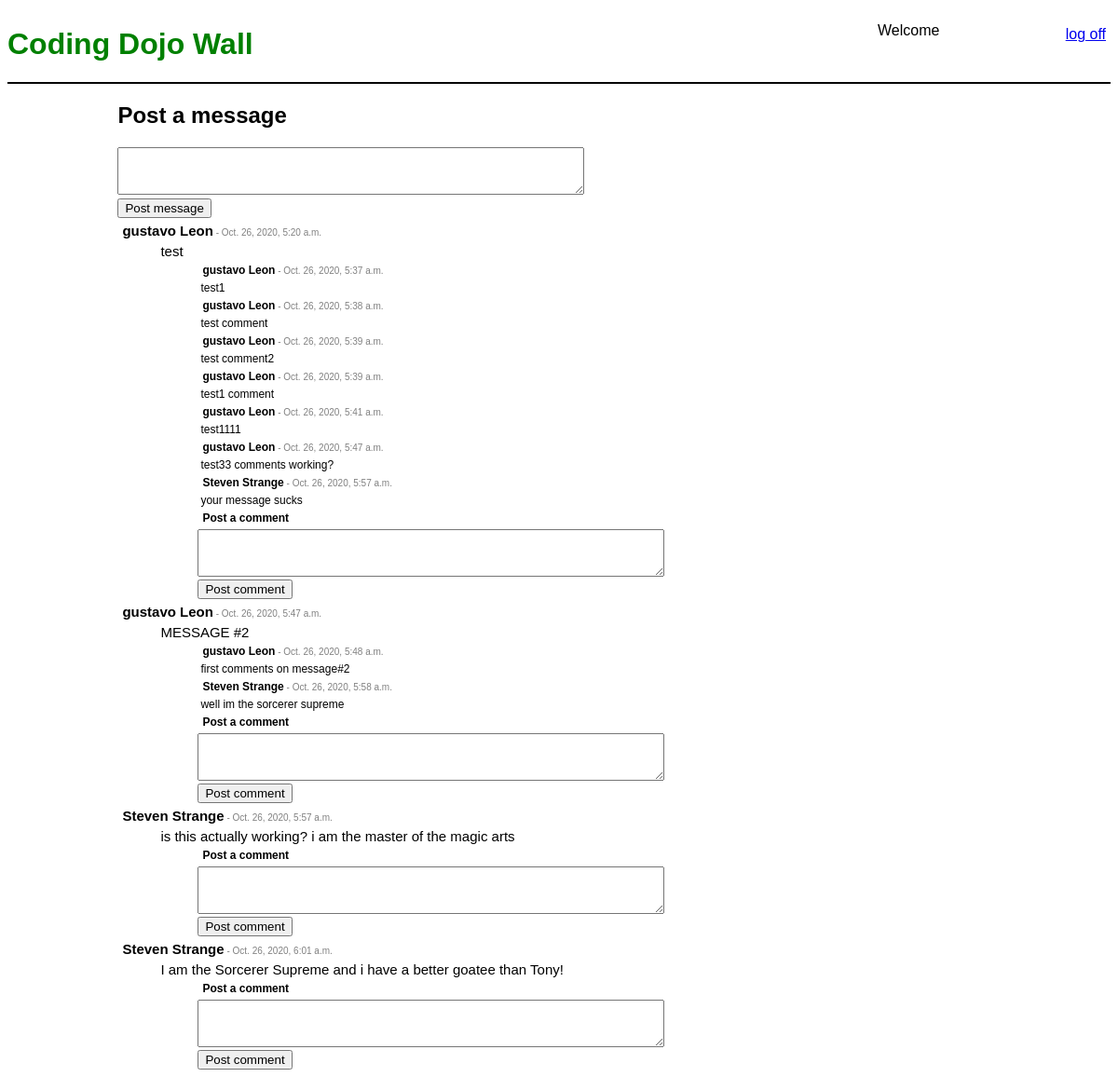
The app's page /wall/, older data.
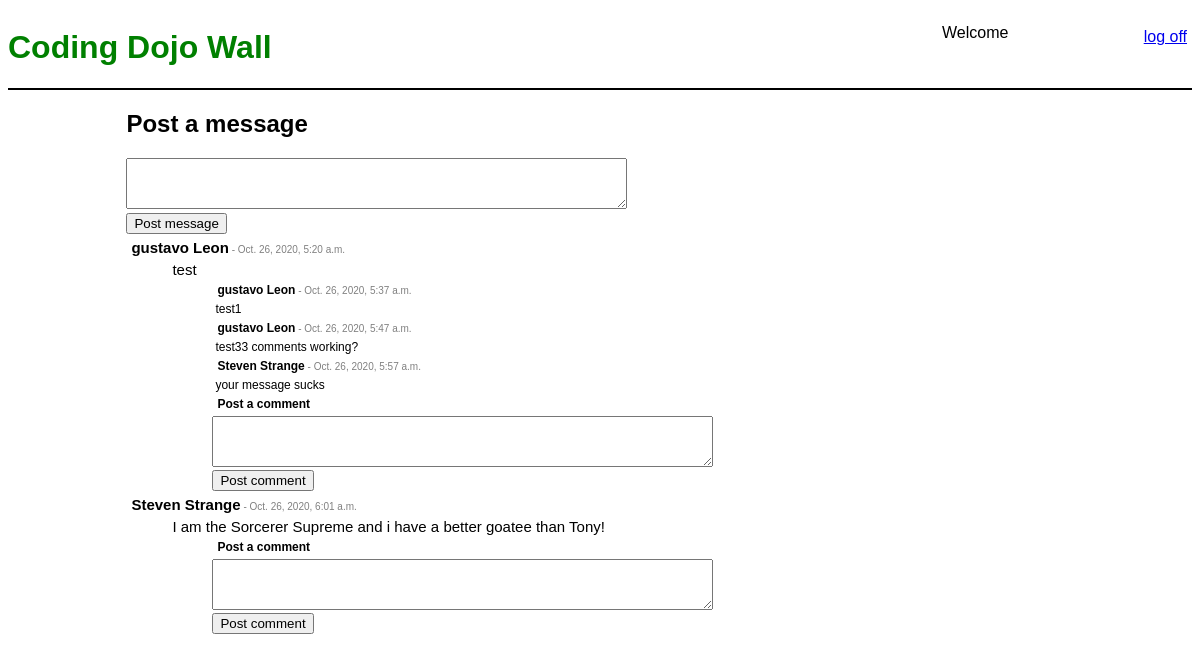
The same page, newer data.
### messages_app/models.py (models this page shows, shortened)
class Messages(models.Model):
    message = models.TextField()
    created_at = models.DateTimeField(auto_now_add=True)
    modified_at = models.DateTimeField(auto_now=True)
    user = models.ForeignKey(Users, related_name="messages",on_delete=models.CASCADE)
    objects = PostManager()

class Comments(models.Model):
    comment = models.TextField()
    created_at = models.DateTimeField(auto_now_add=True)
    modified_at = models.DateTimeField(auto_now=True)
    user = models.ForeignKey(Users, related_name="comments", on_delete=models.CASCADE)
    message = models.ForeignKey(Messages, related_name="comments", on_delete=models.CASCADE)
    objects = PostManager()

### log_and_reg_app/models.py (models this page shows)
class Users(models.Model):
    first_name = models.CharField(max_length=255)
    last_name = models.CharField(max_length=255)
    birthdate = models.DateField()
    email = models.EmailField()
    password_hash = models.CharField(max_length=255)
    created_at = models.DateTimeField(auto_now_add=True)
    modified_at = models.DateTimeField(auto_now=True)
    objects = UserManager()

### messages_app/views.py (the view)
# urls.py: path('', views.index, name='home'),
def index(request):
    context = {
        'messages': Messages.objects.all(),
    }
    return render(request, 'messages.html', context)

### messages_app/templates/messages.html (shortened to what this page needs)
<!DOCTYPE html>
<html lang="en">
<head>
    {% load static %}
    <link rel="stylesheet" href="{% static 'css/style2.css' %}">
</head>
<body>
    <div id="header">
            <h1>Coding Dojo Wall</h1>
            <div id="right-header">
                <p id="right-side">Welcome {{request.session.name}}</p>
                <a href="/logged_out/">log off</a>
            </div>
        </div>
    <div id="canvas">
        <h2>Post a message</h2>
        <form action="/wall/post_message/" method="post">
            <textarea name="message" id="" cols="60" rows="3">
            </textarea><br>
            <input type="submit" value="Post message">
        </form>
        {% for message in messages %}
            <h5 class="bigger">{{message.user.first_name}} {{message.user.last_name}}<span class="date"> - {{message.modified_at}}</span></h5>
            <ul>
                <li class="bigger">{{message.message}}
                </li>
                <ul>
            {% for comment in message.comments.all %}
                    <h5>{{comment.user.first_name}} {{comment.user.last_name}}<span class="date"> - {{comment.modified_at}}</span></h5>
                    <li>{{comment.comment}}
                    </li>
            {% endfor %}
                <h5>Post a comment</h5>
                <form action="/wall/post_comment/" method="post">
                    <textarea name="comment" cols="60" rows="3">
                    </textarea><br>
                    <input type="submit" value="Post comment">
                </form>
                </ul>
            </ul>
        {% endfor %}
    </div>
</body>
</html>

Row changes from the older to the newer data that the page shows:
removed Comments: user.first_name "gustavo", user.last_name "Leon", modified_at "Oct. 26, 2020, 5:38 a.m.", comment "test comment", shown under Messages "test"
removed Comments: user.first_name "gustavo", user.last_name "Leon", modified_at "Oct. 26, 2020, 5:39 a.m.", comment "test comment2", shown under Messages "test"
removed Comments: user.first_name "gustavo", user.last_name "Leon", modified_at "Oct. 26, 2020, 5:39 a.m.", comment "test1 comment", shown under Messages "test"
removed Comments: user.first_name "gustavo", user.last_name "Leon", modified_at "Oct. 26, 2020, 5:41 a.m.", comment "test1111", shown under Messages "test"
removed Messages: user.first_name "gustavo", user.last_name "Leon", modified_at "Oct. 26, 2020, 5:47 a.m.", message "MESSAGE #2"
removed Comments: user.first_name "gustavo", user.last_name "Leon", modified_at "Oct. 26, 2020, 5:48 a.m.", comment "first comments on message#2"
removed Comments: user.first_name "Steven", user.last_name "Strange", modified_at "Oct. 26, 2020, 5:58 a.m.", comment "well im the sorcerer supreme", shown under "gustavo"
removed Messages: user.first_name "Steven", user.last_name "Strange", modified_at "Oct. 26, 2020, 5:57 a.m.", message "is this actually working? i am the master of the magic arts"
